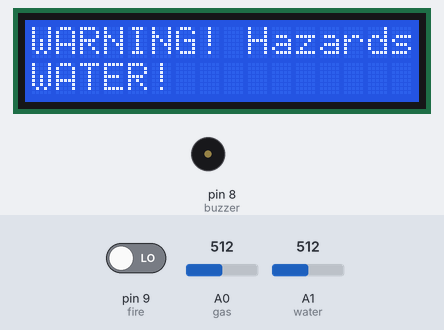
Bench run of a sketch on a simulated Arduino Uno, built with avr-gcc and run on an emulated ATmega328P. Shown: 16×2 character LCD, buzzer (waves = sounding). The test bench sets the inputs (shaded band); at power-on: A1 (water) = 512, A0 (gas) = 512, pin 9 (fire) LOW. What the sketch prints to the serial monitor is not drawn.

Above: at 0.7 s.
1.3 s: A1 (water) set to 313
4.6 s: A1 (water) set to 283
At 6.6 s:
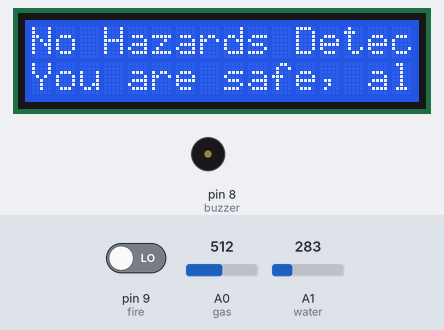
6.9 s: A0 (gas) set to 684
8.6 s: A0 (gas) set to 712
At 9.9 s:
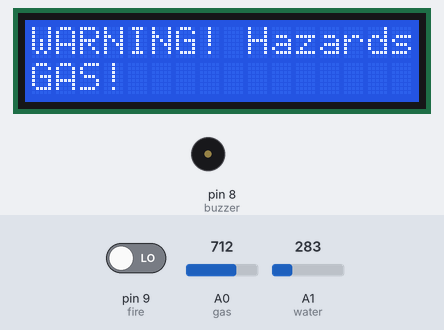
11.6 s: pin 9 (fire) driven HIGH
At 13.0 s:
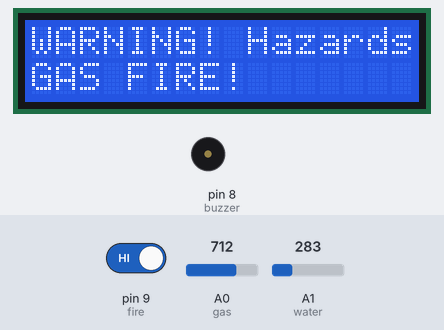
14.9 s: A0 (gas) set to 690
At 16.0 s:
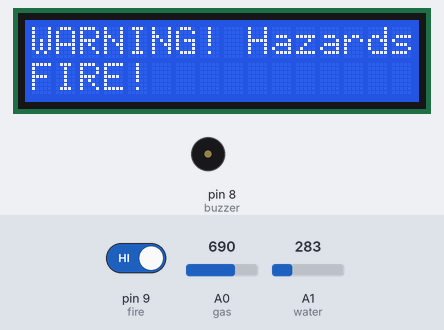
Timing chart, 0 to 19.2 s (numbered marks = the images above; inputs shaded):
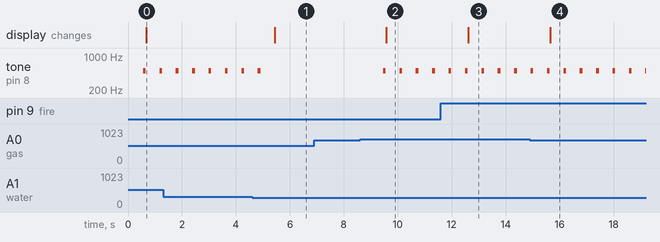

The sketch:

securitySystem.ino
```cpp
#include <LiquidCrystal.h>

//Object for my LCD
LiquidCrystal mylcd(2, 3, 4, 5, 6, 7);

int gas = A0;
int water = A1;
int fire = 9;
int buzzer = 8;

void setup() {
  Serial.begin(9600);
  mylcd.begin(16,2);
  pinMode(gas, INPUT);
  pinMode(water, INPUT);
  pinMode(fire, INPUT);
  pinMode(buzzer, OUTPUT);
}

void loop() {
  int gasData = analogRead(gas);
  int waterData = analogRead(water);
  int fireData = digitalRead(fire);
  Serial.print("Gas data:");
  Serial.println(gasData);
  Serial.print("Water data:");
  Serial.println(waterData);
  Serial.print("Fire data:");
  Serial.println(fireData);
  delay(500);

  //All good
  if( (gasData<=700) && (waterData<=300) && (fireData==0) )
  {
    mylcd.clear();
    mylcd.setCursor(0,0);
    mylcd.print("No Hazards Detected");
    mylcd.setCursor(0,1);
    mylcd.print("You are safe, all good!");
    delay(500);
  }
  else
  {
    tone(buzzer, 500); //Turns on buzzer and sets frequency
    delay(100); //Keep buzzer on for 100ms
    noTone(buzzer); //Turns off buzzer
    mylcd.clear();
    mylcd.setCursor(0,0);
    mylcd.print("WARNING! Hazards Detected!");
    mylcd.setCursor(0,1);

    if( (gasData>700) && (waterData>300) && (fireData==1) ) //All detected
      mylcd.print("GAS WATER FIRE!");
    else if ( (gasData>700) && (waterData>300) && (fireData==0) ) //Gas and water detected
      mylcd.print("GAS WATER!");
    else if ( (gasData<=700) && (waterData>300) && (fireData==1) ) //Water and fire detected
      mylcd.print("WATER FIRE!");
    else if ( (gasData>700) && (waterData<=300) && (fireData==1) ) //Gas and fire detected
      mylcd.print("GAS FIRE!");
    else if ( (gasData>700) && (waterData<=300) && (fireData==0) ) //Gas detected
      mylcd.print("GAS!");
    else if ( (gasData<=700) && (waterData>300) && (fireData==0) ) //Water detected
      mylcd.print("WATER!");
    else if ( (gasData<=700) && (waterData<=300) && (fireData==1) ) //Fire detected
      mylcd.print("FIRE!");
  }

}
```

Measured:
- the behaviour switches between 301 and 300 on A1 (water) (found by bisection; images 0 and 1)
- the behaviour switches between 700 and 701 on A0 (gas) (found by bisection; images 1 and 2)
- after the input at 4.6 s, tone on pin 8 (buzzer): goes on until 4.9 s, then stays silent; the display: changes after 0.83 s (image 1)
- after the input at 6.9 s, every drawn part: stays the same
- after the input at 8.6 s, tone on pin 8 (buzzer): alternates 500 Hz for 0.10 s and silent for 0.51 s, starting after 0.86 s; the display: changes after 0.97 s (image 2)
- after the input at 11.6 s, the display: changes after 1.0 s (image 3)
- after the input at 14.9 s, the display: changes after 0.74 s (image 4)
- by itself, tone on pin 8 (buzzer): alternates 500 Hz for 0.10 s and silent for 0.51 s
